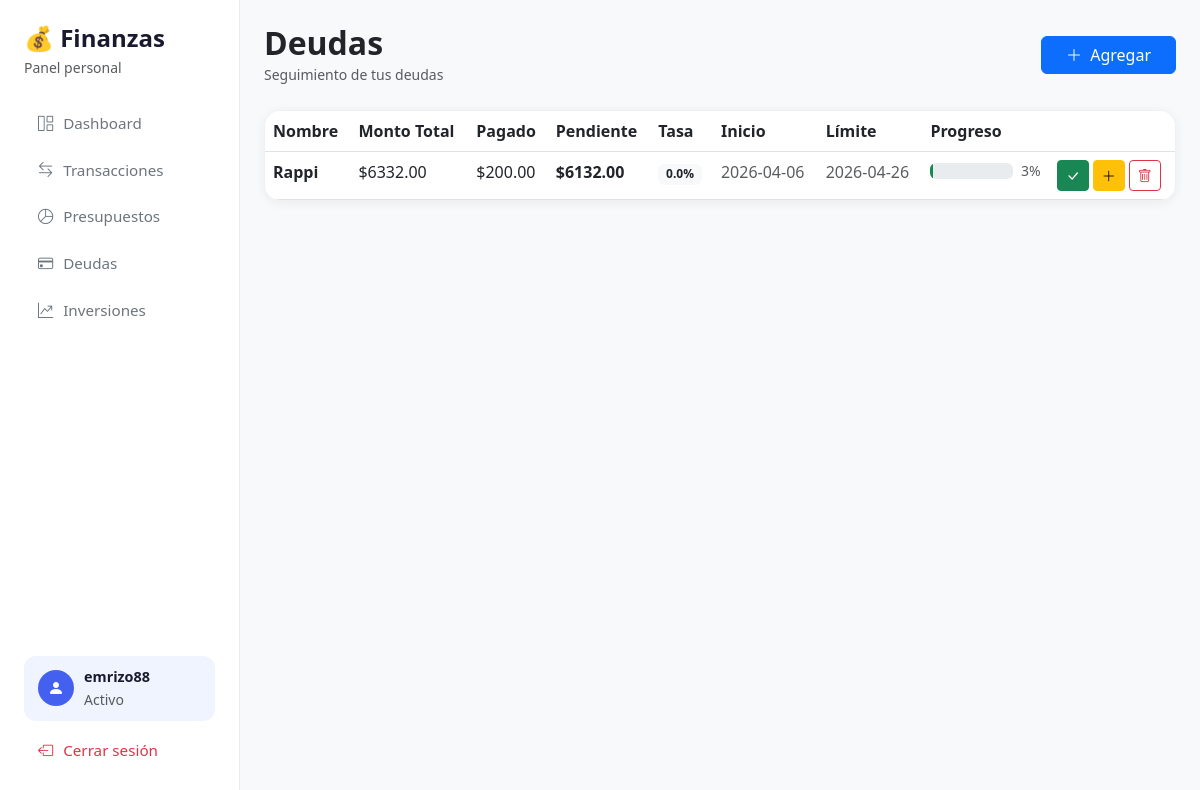
/deudas (signed in), run on the app's committed database.
### tables this page shows
CREATE TABLE deudas (
            id            INTEGER PRIMARY KEY AUTOINCREMENT,
            user_id       INTEGER NOT NULL REFERENCES users(id),
            nombre        TEXT NOT NULL,
            monto_total   REAL NOT NULL,
            monto_pagado  REAL NOT NULL DEFAULT 0,
            tasa_interes  REAL DEFAULT 0,
            fecha_inicio  TEXT NOT NULL,
            fecha_limite  TEXT
        );

### app.py (the view)
@app.route('/deudas')
def deudas():
    user_id = session['user_id']
    lista = obtener_deudas(user_id)
    return render_template('deudas.html', deudas=lista)

### app.py (called while the page is built)
@app.before_request
def verificar_sesion():
    if request.endpoint in ('login', 'register', 'static'):
        return
    if 'user_id' not in session:
        return redirect(url_for('login'))
    g.username = session.get('username')

### database.py (called while the page is built)
def get_connection():
    conn = sqlite3.connect(DATABASE)
    conn.row_factory = sqlite3.Row
    return conn

def obtener_deudas(user_id):
    conn = get_connection()
    cursor = conn.cursor()
    cursor.execute('SELECT * FROM deudas WHERE user_id = ?', (user_id,))
    deudas = cursor.fetchall()
    resultado = []
    for p in deudas:
        p = dict(p)
        p['monto_pendiente'] = p['monto_total'] - p['monto_pagado']
        resultado.append(p)
    conn.close()
    return resultado

### templates/deudas.html (shortened to what this page needs)
{% extends 'base.html' %}
{% block contenido %}
<div class="d-flex justify-content-between align-items-center mb-4">
    <div>
        <h2 class="fw-bold mb-0">Deudas</h2>
        <small class="text-muted">Seguimiento de tus deudas</small>
    </div>
    <button class="btn btn-primary px-4" data-bs-toggle="modal" data-bs-target="#modalDeuda">
        <i class="bi bi-plus-lg me-1"></i> Agregar
    </button>
</div>
<div class="tabla-card d-none d-md-block">
    <table class="table table-hover mb-0">
        <thead>
            <tr>
                <th>Nombre</th>
                <th>Monto Total</th>
                <th>Pagado</th>
                <th>Pendiente</th>
                <th>Tasa</th>
                <th>Inicio</th>
                <th>Límite</th>
                <th>Progreso</th>
                <th></th>
            </tr>
        </thead>
        <tbody>
            {% for p in deudas %}
            <tr>
                <td class="fw-semibold">{{ p['nombre'] }}</td>
                <td>${{ '%.2f' | format(p['monto_total']) }}</td>
                <td class="color-ingreso">${{ '%.2f' | format(p['monto_pagado']) }}</td>
                <td class="color-gasto fw-semibold">${{ '%.2f' | format(p['monto_pendiente']) }}</td>
                <td><span class="badge bg-light text-dark">{{ p['tasa_interes'] }}%</span></td>
                <td class="text-muted">{{ p['fecha_inicio'] }}</td>
                <td class="text-muted">{{ p['fecha_limite'] or '—' }}</td>
                <td style="min-width:120px;">
                    {% set porcentaje = (p['monto_pagado'] / p['monto_total'] * 100) if p['monto_total'] > 0 else 0 %}
                    <div class="d-flex align-items-center gap-2">
                        <div class="progress flex-grow-1">
                            <div class="progress-bar bg-success" role="progressbar"
                                style="width: {{ [porcentaje, 100] | min }}%">
                            </div>
                        </div>
                        <small class="text-muted">{{ porcentaje | round(0) | int }}%</small>
                    </div>
                </td>
                <td>
                    <div class="d-flex gap-1">
                        <button class="btn btn-success btn-sm"
                            onclick="document.getElementById('formPagar').action='/deudas/pagar/{{ p['id'] }}';"
                            data-bs-toggle="modal" data-bs-target="#modalPagar" title="Registrar pago">
                            <i class="bi bi-check-lg"></i>
                        </button>
                        <button class="btn btn-warning btn-sm"
                            onclick="document.getElementById('formCargo').action='/deudas/agregar/{{ p['id'] }}';"
                            data-bs-toggle="modal" data-bs-target="#modalCargo" title="Agregar cargo">
                            <i class="bi bi-plus-lg"></i>
                        </button>
                        <form action="/deudas/eliminar/{{ p['id'] }}" method="POST">
                            <button type="submit" class="btn btn-outline-danger btn-sm" title="Eliminar">
                                <i class="bi bi-trash"></i>
                            </button>
                        </form>
                    </div>
                </td>
            </tr>
            {% endfor %}
        </tbody>
    </table>
</div>
{% endblock %}

### static/css/style.css (style rules this page uses)
body { background-color: #f8f9fa; font-family: 'Segoe UI', system-ui, sans-serif; min-height: 100vh; }
.color-ingreso { color: #2ecc71; }
.color-gasto { color: #e74c3c; }
.tabla-card { background: #ffffff; border-radius: 16px; overflow: hidden; box-shadow: 0 2px 12px rgba(0,0,0,0.06); border: 1px solid #f0f0f0; }

### data on the page
deudas: nombre "Rappi", monto_total "6332.00", monto_pagado "200.00", monto_pendiente "6132.00", tasa_interes "0.0", fecha_inicio "2026-04-06", fecha_limite "2026-04-26", {{ [porcentaje, 100] | min }} 3.1585596967782688 (drawn), porcentaje "3"

### other printed values
{{ session['username'] }} "emrizo88"
